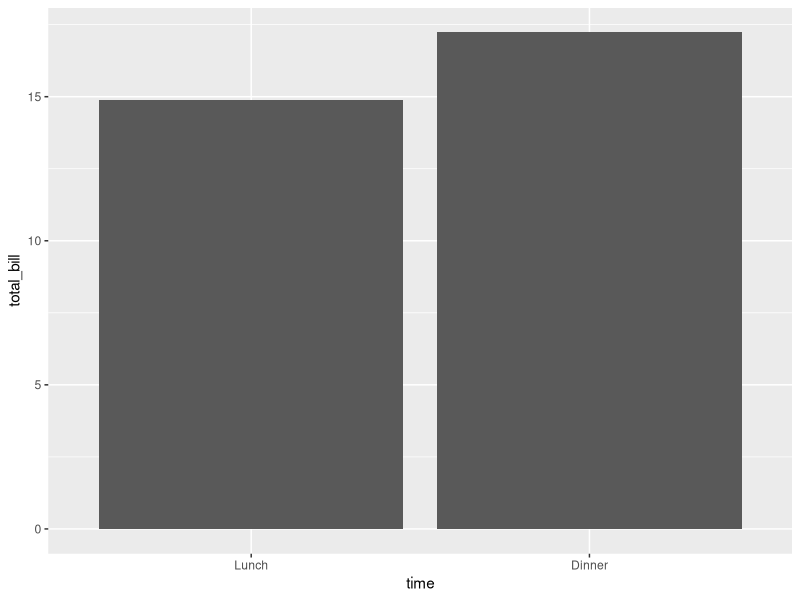
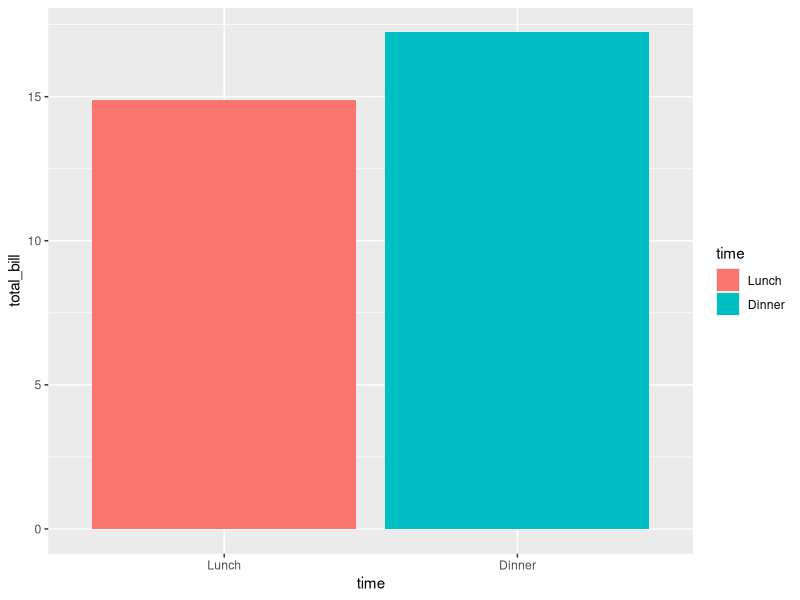
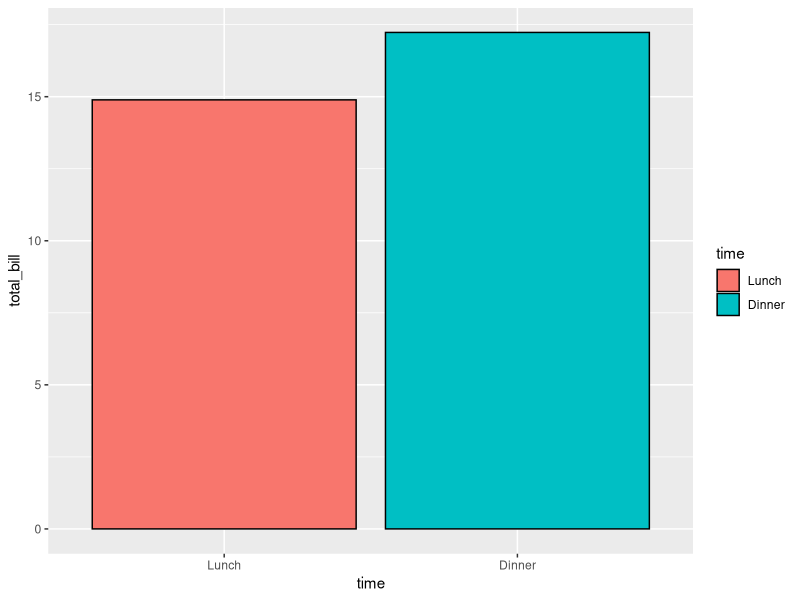
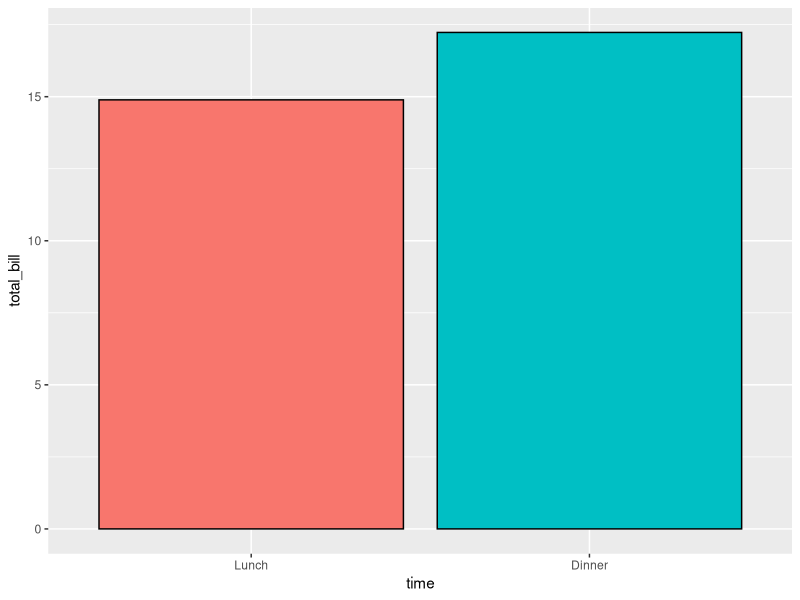
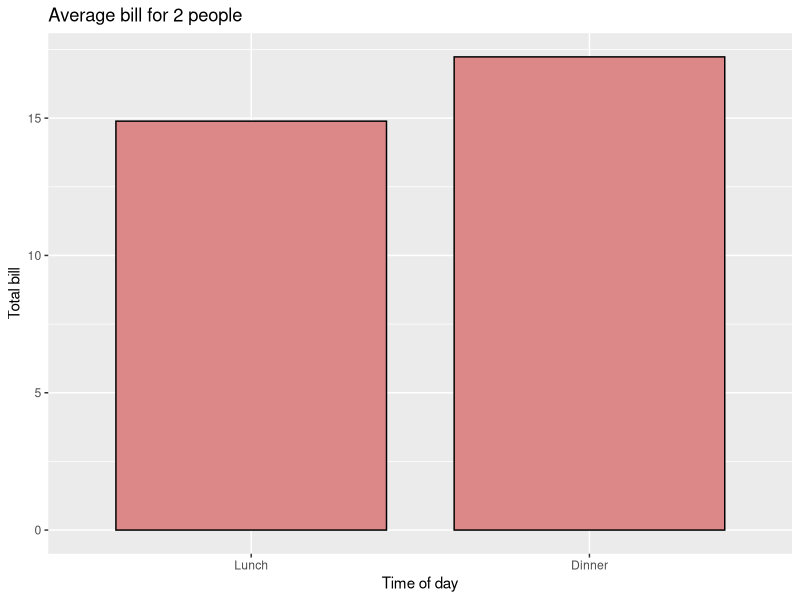
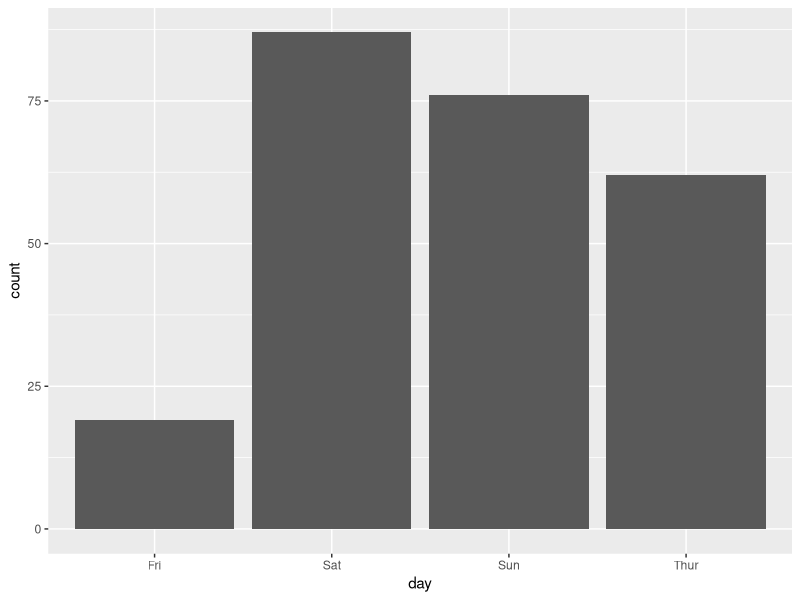
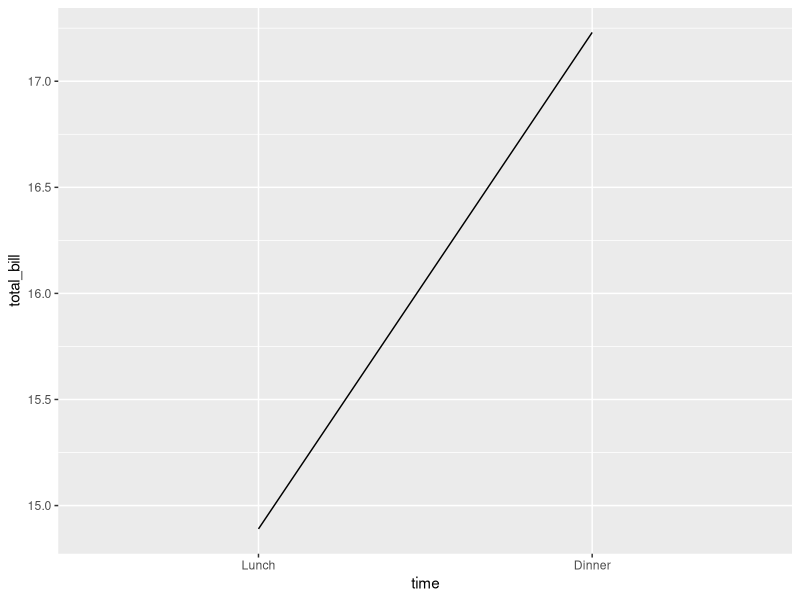
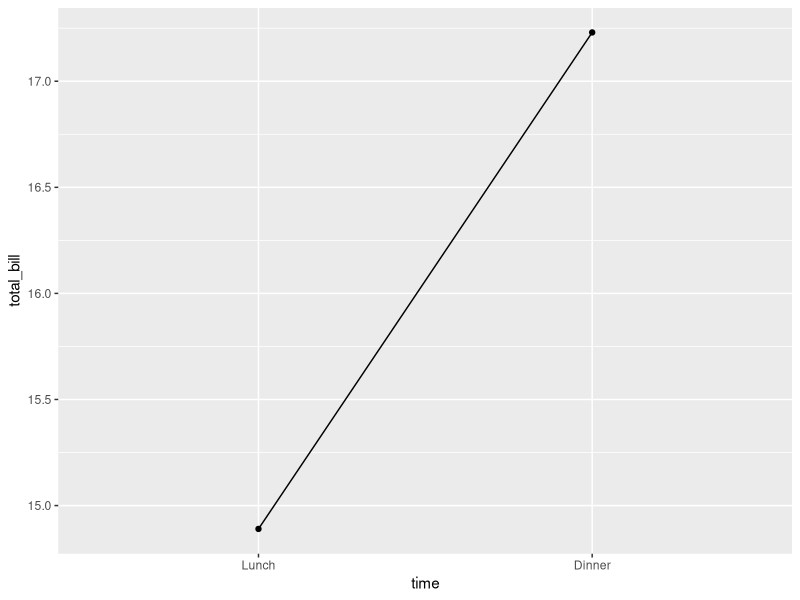

R code for these plots, in order:
dat <- data.frame(
  time = factor(c("Lunch","Dinner"), levels=c("Lunch","Dinner")),
  total_bill = c(14.89, 17.23)
)
dat

library(ggplot2)

# Very basic bar graph
ggplot(data=dat, aes(x=time, y=total_bill)) +
  geom_bar(stat="identity")


# Map the time of day to different fill colors
ggplot(data=dat, aes(x=time, y=total_bill, fill=time)) +
  geom_bar(stat="identity")

## This would have the same result as above
# ggplot(data=dat, aes(x=time, y=total_bill)) +
#    geom_bar(aes(fill=time), stat="identity")


# Add a black outline
ggplot(data=dat, aes(x=time, y=total_bill, fill=time)) +
  geom_bar(colour="black", stat="identity")


# No legend, since the information is redundant
ggplot(data=dat, aes(x=time, y=total_bill, fill=time)) +
  geom_bar(colour="black", stat="identity") +
  guides(fill=FALSE)


ggplot(data=dat, aes(x=time, y=total_bill, fill=time)) + 
  geom_bar(colour="black", fill="#DD8888", width=.8, stat="identity") + 
  guides(fill=FALSE) +
  xlab("Time of day") + ylab("Total bill") +
  ggtitle("Average bill for 2 people")


library(reshape2)
# Look at fist several rows
head(tips)


ggplot(data=tips, aes(x=day)) +
  geom_bar(stat="count")


# Basic line graph
ggplot(data=dat, aes(x=time, y=total_bill, group=1)) +
  geom_line()
## This would have the same result as above
# ggplot(data=dat, aes(x=time, y=total_bill)) +
#     geom_line(aes(group=1))

# Add points
ggplot(data=dat, aes(x=time, y=total_bill, group=1)) +
  geom_line() +
  geom_point()

# Change color of both line and points
# Change line type and point type, and use thicker line and larger points
# Change points to circles with white fill
ggplot(data=dat, aes(x=time, y=total_bill, group=1)) + 
  geom_line(colour="red", linetype="dashed", size=1.5) + 
  geom_point(colour="red", size=4, shape=21, fill="white")


# Change the y-range to go from 0 to the maximum value in the total_bill column,
# and change axis labels
ggplot(data=dat, aes(x=time, y=total_bill, group=1)) +
  geom_line() +
  geom_point() +
  expand_limits(y=0) +
  xlab("Time of day") + ylab("Total bill") +
  ggtitle("Average bill for 2 people")

dat1 <- data.frame(
  sex = factor(c("Female","Female","Male","Male")),
  time = factor(c("Lunch","Dinner","Lunch","Dinner"), levels=c("Lunch","Dinner")),
  total_bill = c(13.53, 16.81, 16.24, 17.42)
)
dat1

ggplot(data=dat1, aes(x=time, y=total_bill, fill=sex)) +
  geom_bar(stat="identity")

# Bar graph, time on x-axis, color fill grouped by sex -- use position_dodge()
ggplot(data=dat1, aes(x=time, y=total_bill, fill=sex)) +
  geom_bar(stat="identity", position=position_dodge())

ggplot(data=dat1, aes(x=time, y=total_bill, fill=sex)) +
  geom_bar(stat="identity", position=position_dodge(), colour="black")

# Change colors
ggplot(data=dat1, aes(x=time, y=total_bill, fill=sex)) +
  geom_bar(stat="identity", position=position_dodge(), colour="black") +
  scale_fill_manual(values=c("#999999", "#E69F00"))

ggplot(data=dat1, aes(x=sex, y=total_bill, fill=time)) +
  geom_bar(stat="identity", position=position_dodge(), colour="black")

# Basic line graph with points
ggplot(data=dat1, aes(x=time, y=total_bill, group=sex)) +
  geom_line() +
  geom_point()

# Map sex to color
ggplot(data=dat1, aes(x=time, y=total_bill, group=sex, colour=sex)) +
  geom_line() +
  geom_point()

# Map sex to different point shape, and use larger points
ggplot(data=dat1, aes(x=time, y=total_bill, group=sex, shape=sex)) +
  geom_line() +
  geom_point()


# Use thicker lines and larger points, and hollow white-filled points
ggplot(data=dat1, aes(x=time, y=total_bill, group=sex, shape=sex)) + 
  geom_line(size=1.5) + 
  geom_point(size=3, fill="white") +
  scale_shape_manual(values=c(22,21))


datn <- read.table(header=TRUE, text='
supp dose length
  OJ  0.5  13.23
  OJ  1.0  22.70
  OJ  2.0  26.06
  VC  0.5   7.98
  VC  1.0  16.77
  VC  2.0  26.14
')

ggplot(data=datn, aes(x=dose, y=length, group=supp, colour=supp)) +
  geom_line() +
  geom_point()

# Copy the data frame and convert dose to a factor
datn2 <- datn
datn2$dose <- factor(datn2$dose)
ggplot(data=datn2, aes(x=dose, y=length, group=supp, colour=supp)) +
  geom_line() +
  geom_point()

# Use the original data frame, but put factor() directly in the plot specification
ggplot(data=datn, aes(x=factor(dose), y=length, group=supp, colour=supp)) +
  geom_line() +
  geom_point()

# Use datn2 from above
ggplot(data=datn2, aes(x=dose, y=length, fill=supp)) +
  geom_bar(stat="identity", position=position_dodge())

# Use the original data frame, but put factor() directly in the plot specification
ggplot(data=datn, aes(x=factor(dose), y=length, fill=supp)) +
  geom_bar(stat="identity", position=position_dodge())









